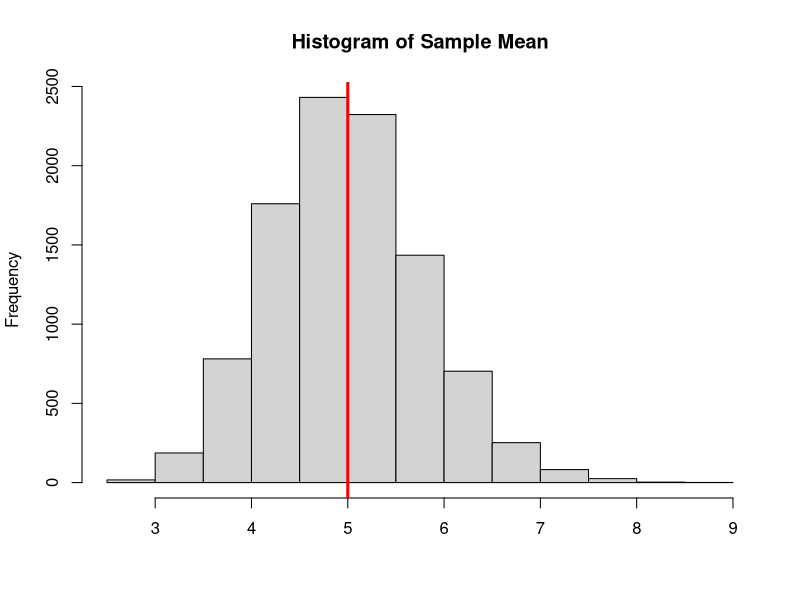
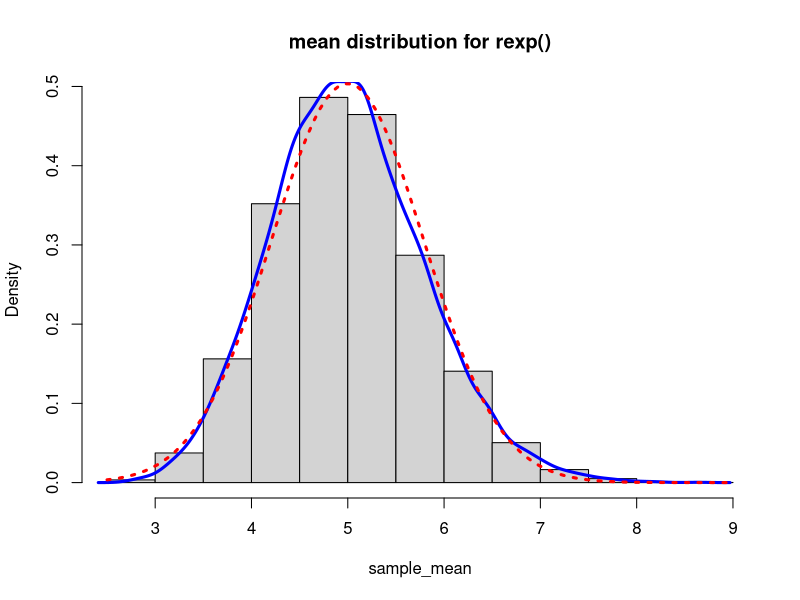

Reproduce these figures in R, in order.
## ---- chunk 1
knitr::opts_chunk$set(echo = TRUE)
## ---- chunk 2
n <- 40
lambda <- 0.2
## ---- chunk 3
sample_mean <- NULL
for (i in 1:10000){
    sample_mean <- c(sample_mean, mean(rexp(n,lambda)))
}
## ---- chunk 4
hist(sample_mean,main="Histogram of Sample Mean",xlab="")
abline(v=(lambda^-1),col="red",lwd=3)
## ---- chunk 5
#theoretical mean
lambda^-1
#mean of means
mean(sample_mean)
#difference
diff(c(lambda^-1,mean(sample_mean)))
## ---- chunk 6
#variance of sample mean
var(sample_mean)
#theoretical variance
lambda^-2/n 
#difference
diff(c(var(sample_mean),lambda^-2/n))
## ---- chunk 7
hist(sample_mean, prob=TRUE, main="mean distribution for rexp()", breaks=20)
lines(density(sample_mean), lwd=3, col="blue")
curve(dnorm(x,mean=mean(sample_mean), sd=sd(sample_mean)),add = T,col="red", lwd=3, lty = "dotted", yaxt="n")
## ---- chunk 8
mean(sample_mean) + c(-1,1)*qnorm(.975)*sqrt(var(sample_mean)/n)
